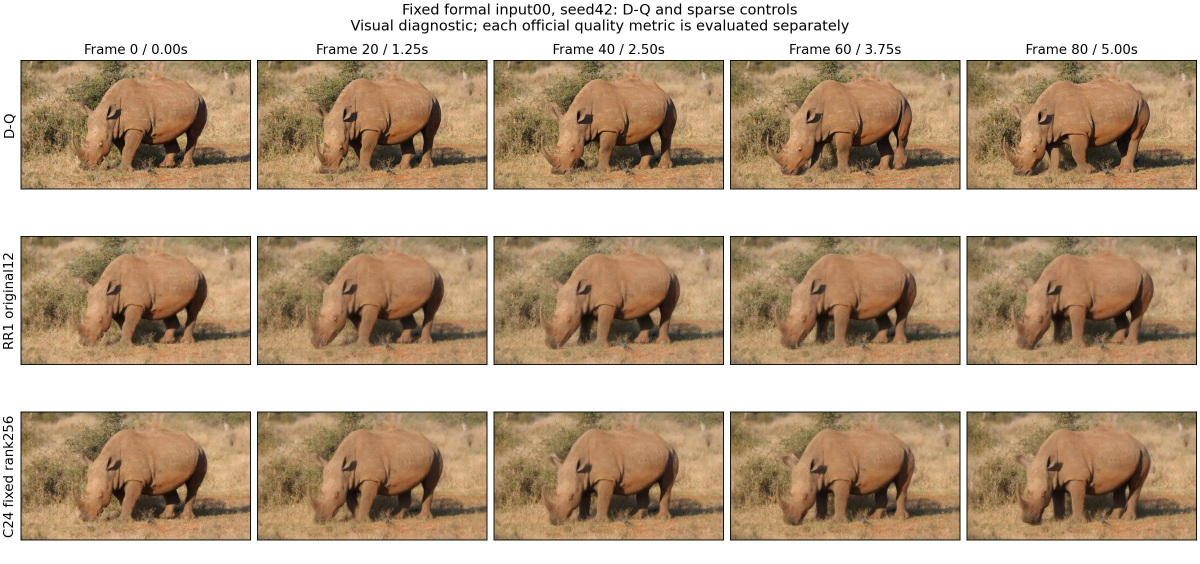
#> input picture reports/worker_20261020/C24_formal_input00_comparison.jpg, 2400 x 1128 px (shown at 1/2 size)
$ python -i geometry.py   (imports and definitions only)
#> lines starting #> are read from the running program, lines starting #| are printed output that depends on the picture
### reports/20261121/anchored_video_experiments/work/vbench_scale24/diagnose0951.py
"""Measure texture and motion-compensated instability on the 0951 toy and background."""
import argparse
import hashlib
import json
from pathlib import Path
import cv2 as cv
import numpy as np

ROOT=Path(__file__).resolve().parents[2]/"outputs/FFNDS_anchor_scale24"
OUT=ROOT/"camera7/diagnosis"
W,H=832,464
XX,YY=np.meshgrid(np.arange(W,dtype=np.float32),np.arange(H,dtype=np.float32))


def region(frame):
    lab=cv.cvtColor(cv.GaussianBlur(frame,(0,0),2.5),cv.COLOR_BGR2Lab)
    chroma=(lab[:,:,1]>=128)&(lab[:,:,2]>=141)&(YY<.90*H)&(XX>.03*W)&(XX<.82*W)
    closed=cv.morphologyEx(chroma.astype(np.uint8),cv.MORPH_CLOSE,np.ones((13,13),np.uint8))
    curves,_=cv.findContours(closed,cv.RETR_EXTERNAL,cv.CHAIN_APPROX_SIMPLE)
    fg=np.zeros_like(closed)
    cv.drawContours(fg,[max(curves,key=cv.contourArea)],-1,1,cv.FILLED)
    core=cv.erode(fg,np.ones((11,11),np.uint8)).astype(bool)
    edge=cv.morphologyEx(fg,cv.MORPH_GRADIENT,np.ones((5,5),np.uint8)).astype(bool)
    return fg.astype(bool),core,edge


def warp(a,flow):
    return cv.remap(a,XX+flow[:,:,0],YY+flow[:,:,1],cv.INTER_LINEAR,borderMode=cv.BORDER_REFLECT101)


def flow_pair(a,b,dis):
    small=[cv.resize(x,(W//2,H//2),interpolation=cv.INTER_AREA) for x in (a,b)]
    return [2*cv.resize(dis.calc(small[i],small[1-i],None),(W,H)) for i in (0,1)]


# [86 lines left out: functions fence_motion, run, main, not called in this run]


# [2 lines that do not run on import are left out]

### reports/20261121/anchored_video_experiments/work/diagnose_mechanism_0951/geometry.py
"""Map the frozen FFN probe rows to image-space proxies for source 0951."""
import hashlib
import json
import sys
import tarfile
from pathlib import Path

import cv2 as cv
import numpy as np

HOME = Path(__file__).resolve().parents[2]
sys.path.insert(0, str(HOME / "work/vbench_scale24"))
from diagnose0951 import region

SOURCE = HOME / "outputs/FFNDS_anchor_scale24"
OUT = HOME / "outputs/FFNDS_0951_mechanism/geometry"
GRID = (21, 29, 52)
N = int(np.prod(GRID))
CASES = ("base", "static", "pan_left", "pan_right")
ARMS = ("candidate", "dense")
LAGS = (-3, -1, 0, 2)


def cell_mean(img):
    return img.reshape(29,16,52,16).mean(axis=(1,3))


def classes(frame):
    fg, core, _ = region(frame)
    mass = cell_mean(fg)
    gray = cv.cvtColor(frame,cv.COLOR_BGR2GRAY)
    dx = cv.Sobel(gray,cv.CV_32F,1,0,ksize=3,scale=.125)
    dy = cv.Sobel(gray,cv.CV_32F,0,1,ksize=3,scale=.125)
    yy,xx = np.indices(fg.shape)
    wood = (xx>.62*832)&(xx<.98*832)&(yy>.03*464)&(yy<.86*464)&(~fg)&(np.hypot(dx,dy)>4)
    return {"core":cell_mean(core)>.5, "rim":(mass>0)&(mass<1),
            "rim_central":(mass>=.2)&(mass<=.8),"fence":cell_mean(wood)>.45}


# [37 lines left out: functions image_fields, historical, masks_and_hashes, not called in this run]


def temporal_view(fields,lag):
    frames=np.clip(np.arange(21)*4+lag,0,80)
    return {k:v[frames] for k,v in fields.items()}


# [113 lines left out: functions low_discrepancy, alternative_panels, edge_observability, coverage, main, not called in this run]


# [2 lines not run here, left out]

>>> import cv2
>>> picture = cv2.imread('../../../../worker_20261020/C24_formal_input00_comparison.jpg', cv2.IMREAD_GRAYSCALE)
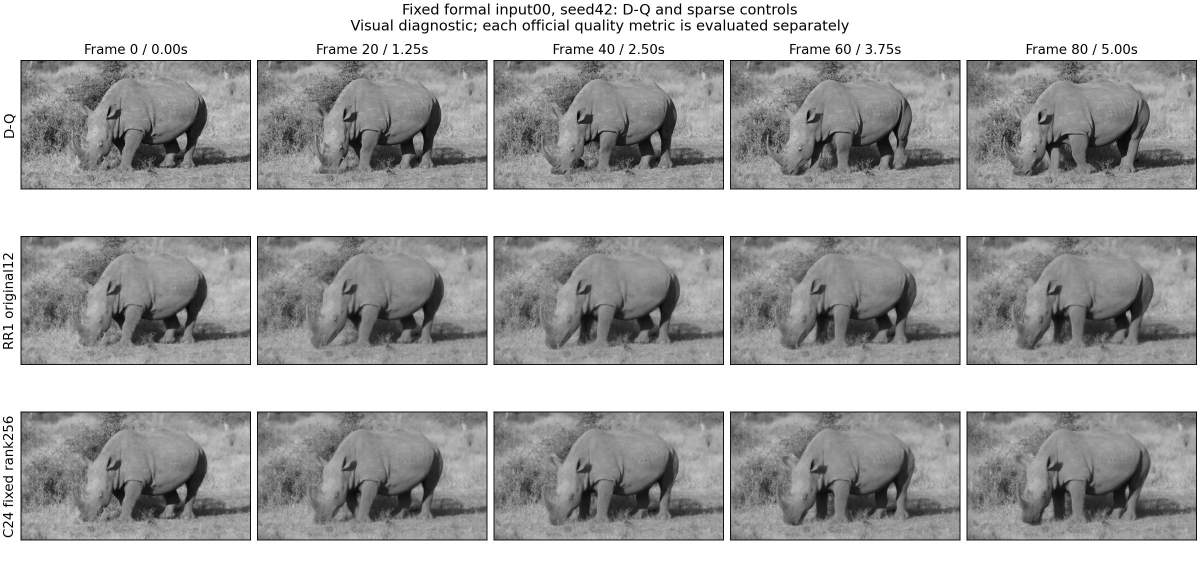
#> picture: shape (1128, 2400) (shown at 1/2 size); min 0, max 255, mean 170.3
#> (the run stopped early here; a loop or call above may not have finished)
